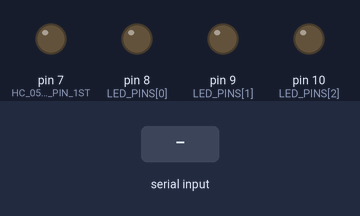
Recording of a sketch running on a simulated Arduino Mega 2560, built with avr-gcc and run on an emulated ATmega2560. Shown: output pins drawn as LEDs (lit = HIGH). The test bench sets the inputs (shaded band). What the sketch prints to the serial monitor is not drawn.

Above: at 1.4 s.
1.5 s: "A90\n" received over the second serial link
At 2.2 s:
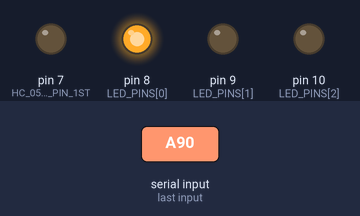
3.2 s: "B90\n" received over the second serial link
At 4.4 s:
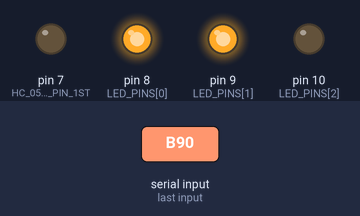
4.7 s: "A,45\n" received over the second serial link
At 5.7 s:
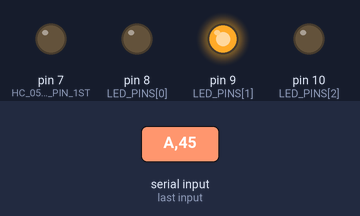
6.2 s: "C90\n" received over the second serial link
At 6.9 s:
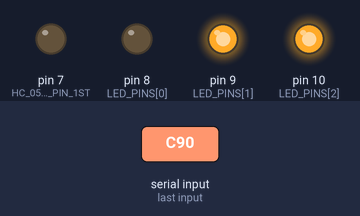
7.7 s: "B,45\n" received over the second serial link
At 8.0 s:
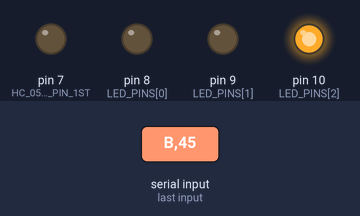
9.2 s: "C,45\n" received over the second serial link
At 10.4 s:
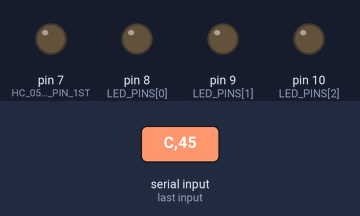
Timing chart, 0 to 11.7 s (numbered marks = the images above; inputs shaded):
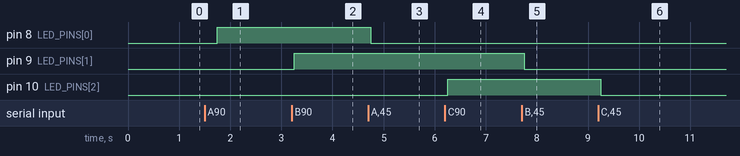

Measured:
- after the input at 1.5 s, pin 8 (LED_PINS[0]): LOW → HIGH after 0.25 s
- after the input at 3.2 s, pin 9 (LED_PINS[1]): LOW → HIGH after 0.05 s
- after the input at 4.7 s, pin 8 (LED_PINS[0]): HIGH → LOW after 0.05 s
- after the input at 6.2 s, pin 10 (LED_PINS[2]): LOW → HIGH after 0.05 s
- after the input at 7.7 s, pin 9 (LED_PINS[1]): HIGH → LOW after 0.05 s
- after the input at 9.2 s, pin 10 (LED_PINS[2]): HIGH → LOW after 0.05 s

The sketch:

HardwareDemoSlave.ino
```cpp
/*----- Libraries -----*/
#include <SoftwareSerial.h>  /*  If using Arduino with multiple hardware Serial Interfaces (such as Arudino Mega), you can use regular Serial Library instead of SoftwareSerial
/*----- Pin Numbers -----*/
#define HC_05_TX_1ST   5
#define HC_05_RX_1ST   6
#define HC_05_EN_PIN_1ST   7

const int LED_PINS[3] = {8,9,10};

SoftwareSerial BT1(HC_05_TX_1ST, HC_05_RX_1ST); // Software Serial setup for RX / TX pins Bluetooth module 1

void setup()
{
  //Setup LED Pins
  for(int i = 0; i < 3; i++){
    pinMode(LED_PINS[i],OUTPUT);
    digitalWrite(LED_PINS[i],0);
  }

  //Setup bluetooth
  pinMode(HC_05_EN_PIN_1ST, OUTPUT);  // Setting up pins on Arduino as output to pull HC-05 EN pin high to go into AT Command Mode for adjusting settings

  digitalWrite(HC_05_EN_PIN_1ST, LOW);  // Put HC-05 module 1 into Data Transfer Mode

  Serial.begin(9600);   // For the Arduino IDE Serial Monitor
  Serial.println("Set Serial Monitor to 'Both NL & CR' and '9600 Baud'"); // Just a Reminder

  BT1.begin(38400);  // HC-05 default UART Serial speed = 38400
  BT1.flush();
  delay(250); // small delay to setup connection
}

void loop()
{
  int prevValue = 0;
  int valueRead = 0; //- '0' converts to integer
  if (BT1.available()){
    while(BT1.available()){
      // Read current value
      valueRead = BT1.read();
      // Based on last received character, turn on appropriate LED
      // A is LED 0, B is LED 1, C is LED 2
      if(prevValue == 'A'){
        if((valueRead- '0') > 5){
          digitalWrite(LED_PINS[0],1);
        }
        else{
          digitalWrite(LED_PINS[0],0);
        }
      }
      else if(prevValue == 'B'){
        if((valueRead- '0') > 5){
          digitalWrite(LED_PINS[1],1);
        }
        else{
          digitalWrite(LED_PINS[1],0);
        }
      }
      else if(prevValue == 'C'){
        if((valueRead - '0') > 5){
          digitalWrite(LED_PINS[2],1);
        }
        else{
          digitalWrite(LED_PINS[2],0);
        }
      }
      //Store previous value
      prevValue = valueRead;
    }
  }


  delay(500);
}
```
